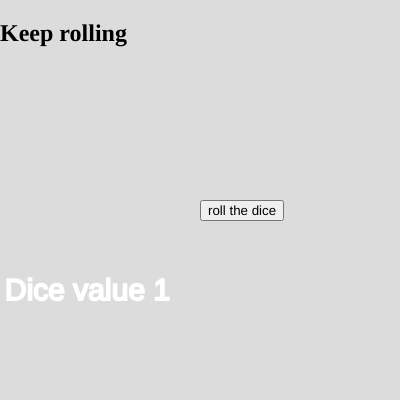
Frame 1 (no input)
Frame 60 (no input): identical to frame 1, image omitted
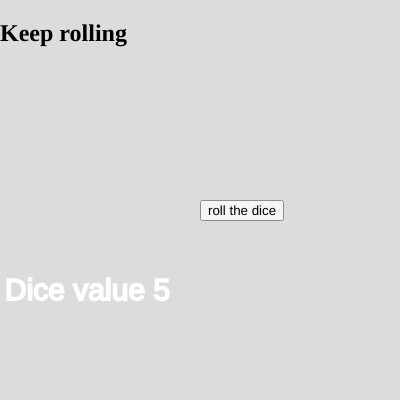
Frame 120 (the mouse pressed at the canvas centre since frame 60)

The p5.js sketch that drew these frames (run headless with seeded random() and noise() and a simulated clock; from frame 60 on, the mouse is pressed at the canvas centre):

// p5.js sketch
// ── sketch.js
let button;
let elem;
let dice = 1;

function setup() {
  elem = createElement( "h2", "Keep rolling");
  elem.position(0, 0);
  createCanvas(400, 400);
  button = createButton("roll the dice");
  button.position(200, 200);
  button.mousePressed(rollDice);
}

function draw() {
  background(220);
  stroke("white");
  strokeWeight(2);
  fill("white");
  textSize(30);
  text("Dice value "+ dice, 5, 300);
}

function rollDice(){
  dice = random(1,6);
  //vogliamo solo numeri interi
  //intero inferiore, 1.1 --> 1
  // dice = floor(dice);
  //intero superiore, 1.1 --> 2
  dice = ceil(dice);
}
